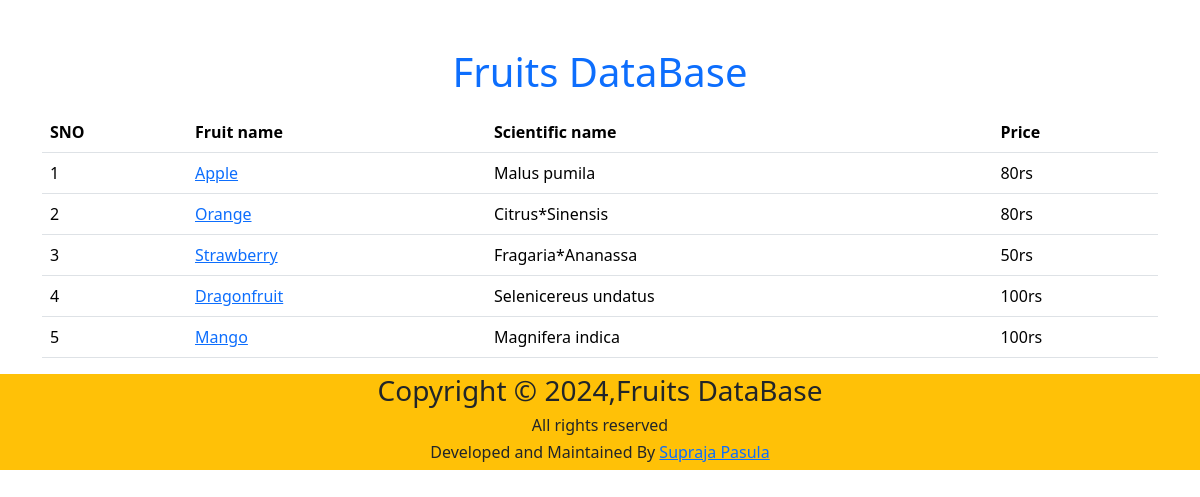
Page /Fruit/ on the committed database.
### price/models.py (models this page shows, shortened)
class Fruit(models.Model):
    fruit_name=models.CharField(max_length=100)
    scientific_name=models.CharField(max_length=100)
    photo=models.ImageField(upload_to='media')
    country_name=models.CharField(max_length=100)
    price=models.CharField(max_length=100,blank=True)

### Fruit/views.py (the view)
# urls.py: 2. Add a URL to urlpatterns:  path('', views.home, name='home')
def home(request):
    fruits=Fruit.objects.all()
    context={
        'fruits':fruits,
    }
    return render(request,'home.html',context)

### templates/home.html (shortened to what this page needs)
<!DOCTYPE html>
<html lang="en">
<head>
    <link href="https://cdn.jsdelivr.net/npm/bootstrap@5.3.3/dist/css/bootstrap.min.css" rel="stylesheet">
</head>
<body>
    <div class="container mt-5">
    <h1 class="text-center text-primary">Fruits DataBase</h1>
    <table class="table table-hover mt-3">
     <thead>
        <tr>
           <th>SNO</th>
           <th>Fruit name</th>
           <th>Scientific name</th>
           <th>Price</th>
        </tr>
     </thead>
     <tbody>
           {% for x in fruits %}
         <tr>
             <td>{{forloop.counter}}</td>
             <td><a href="{% url 'fruit_detail' x.id %}">{{x.fruit_name}}</td>
             <td>{{x.scientific_name}}</td>
              <td>{{x.price}}</td>
         </tr>
          {% endfor %}
      </tbody>
      </table>
      </div>
    <footer class=" text-center bg-warning">
        <div class="container">
        <div class="row">
        <div class="col">
        <h3>Copyright &copy; 2024,Fruits DataBase</h3>
        <h6>All rights reserved</h6>
        <h6>Developed and Maintained By
          <a href="#">Supraja Pasula</a>
        </h6>
        </div>
        </div>
        </div>
    </footer>
</body>
</html>

### rows in the picture
Fruit: fruit_name "Apple", scientific_name "Malus pumila", price "80rs"
Fruit: fruit_name "Orange", scientific_name "Citrus*Sinensis", price "80rs"
Fruit: fruit_name "Strawberry", scientific_name "Fragaria*Ananassa", price "50rs"
Fruit: fruit_name "Dragonfruit", scientific_name "Selenicereus undatus", price "100rs"
Fruit: fruit_name "Mango", scientific_name "Magnifera indica", price "100rs"
